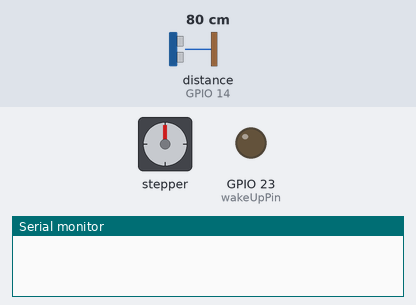
Bench run of a sketch on a simulated ESP32. Shown: stepper motor, output pins drawn as LEDs (lit = HIGH), the last lines printed to the serial monitor. Wiring (inferred from the names in the program): ultrasonic range finder: trigger GPIO 12; echo GPIO 14. Inputs (shaded band) come from the test bench; at power-on: distance to the obstacle (sensor on GPIO 14) 80 cm. The echo pulse lasts 58.3 µs per cm; stepper angles assume 2048 steps per turn; pins used as bus, display or sensor lines are not drawn.

Above: at 3.2 s.
3.3 s: distance to the obstacle (sensor on GPIO 14) set to 22 cm
4.8 s: distance to the obstacle (sensor on GPIO 14) set to 17 cm
At 5.49 s:
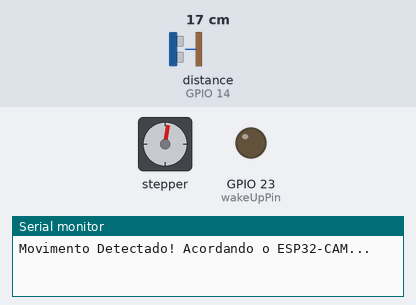
At 18.8 s:
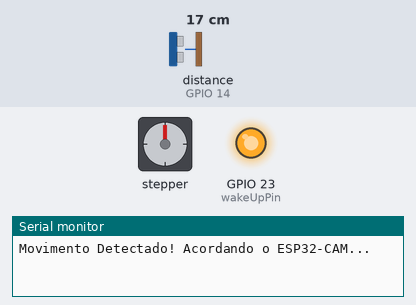
Timing chart, 0 to 22.8 s (numbered marks = the images above; inputs shaded):
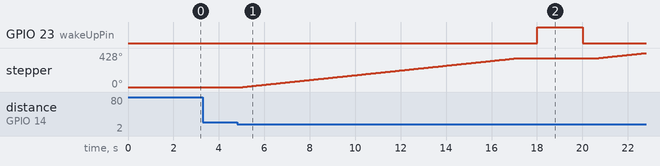

The sketch:

esp32.ino
```cpp
#include <Arduino.h>
#include <Stepper.h>

const int trigPin = 12;
const int echoPin = 14;
const int wakeUpPin = 23;

long duration;
int distance;

const int stepsPerRevolution = 2048;

#define IN1 19
#define IN2 18
#define IN3 5
#define IN4 17

Stepper myStepper(stepsPerRevolution, IN1, IN3, IN2, IN4);


void setup() {
  Serial.begin(115200);

  pinMode(trigPin, OUTPUT);
  pinMode(echoPin, INPUT);

  pinMode(wakeUpPin, OUTPUT);
  digitalWrite(wakeUpPin, LOW);

  delay(2000);

  myStepper.setSpeed(5);
  Serial.begin(115200);
}

void loop() {
  digitalWrite(trigPin, LOW);
  delayMicroseconds(2);
  digitalWrite(trigPin, HIGH);
  delayMicroseconds(10);
  digitalWrite(trigPin, LOW);

  duration = pulseIn(echoPin, HIGH);

  distance = duration * 0.0344 / 2;

  if (distance < 20) {
    Serial.println("Movimento Detectado! Acordando o ESP32-CAM...");
    myStepper.step(stepsPerRevolution);
    delay(1000);
    digitalWrite(wakeUpPin, HIGH);
    delay(2000);
    digitalWrite(wakeUpPin, LOW);
    Serial.println("desligou...");
  }

  delay(500);
}
```

Measured:
- the behaviour switches between 20 and 19 cm on distance to the obstacle (sensor on GPIO 14) (found by bisection; images 0 and 1)
- after the input at 3.3 s, every drawn part: stays the same
- after the input at 4.8 s, GPIO 23 (wakeUpPin): LOW → HIGH after 13.2 s, → LOW 2.0 s later; stepper: turns 360° clockwise in 12.0 s, then 68° clockwise in 2.2 s
